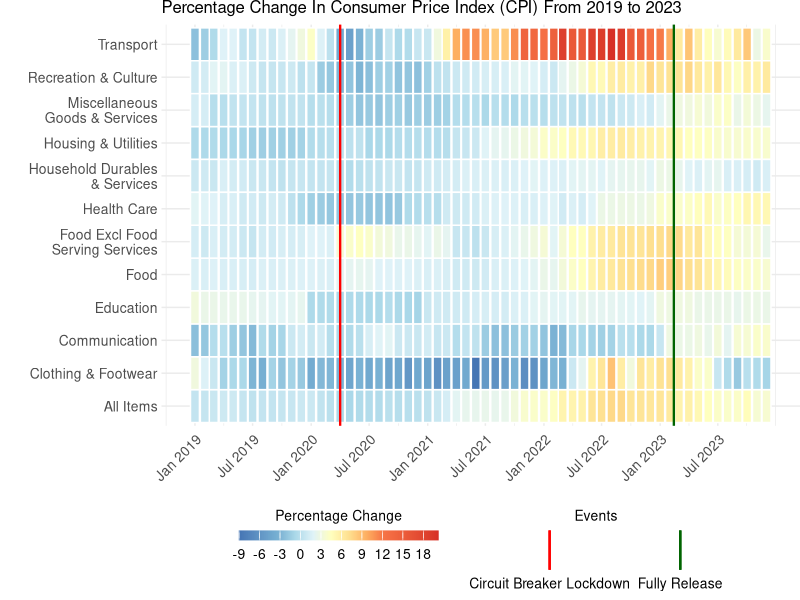
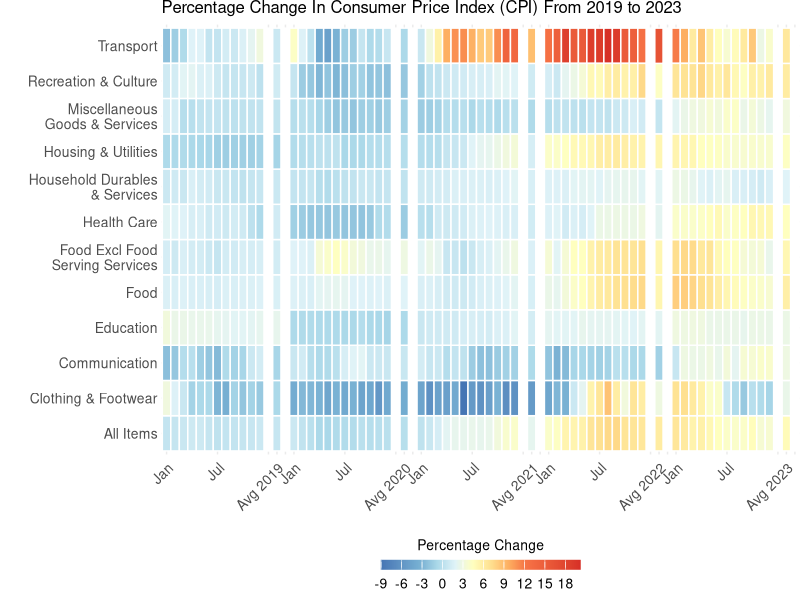
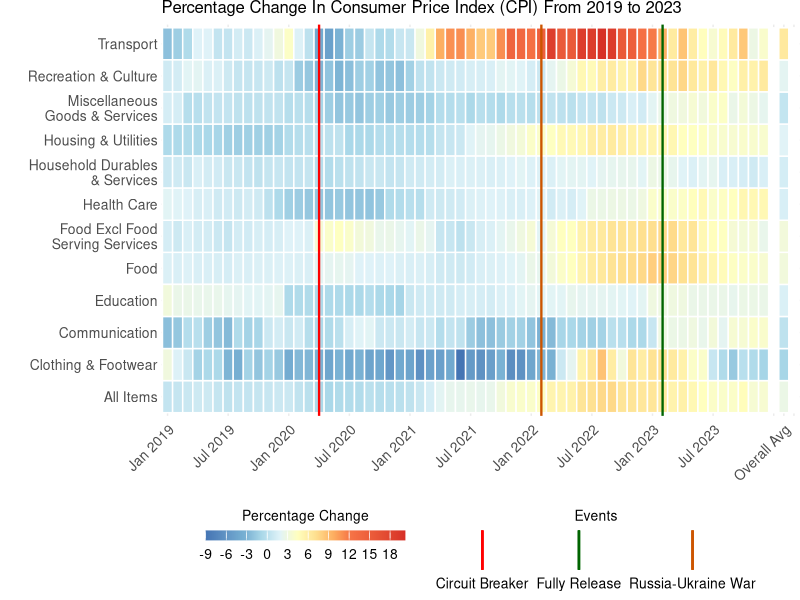

These charts were generated, in order, by the following R code:
## ---- chunk 1
# Load necessary libraries
library(tidyverse)
library(lubridate)
library(ggplot2)
library(RColorBrewer)
## ---- chunk 2
# Load the dataset
dataset <- read_csv("M212911.csv", skip = 10)
dataset <- dataset[1:152,]
## ---- chunk 3
# Convert relevant columns to numeric
dataset <- dataset %>%
  mutate(across(matches("^2019|^2020|^2021|^2022|^2023"), ~ as.numeric(as.character(.))))

month_data <- dataset %>%
  filter(`Data Series` %in% c("Food", "Food Excl Food Serving Services", "Clothing & Footwear", "Housing & Utilities", "Household Durables & Services", "Health Care", "Transport", "Communication", "Recreation & Culture", "Education", "Miscellaneous Goods & Services", "All Items")) %>%
  select(`Data Series`, matches("^2019|^2020|^2021|^2022|^2023"))

## ---- chunk 4
# Pivot longer for heatmap generation
long_data <- month_data %>%
  pivot_longer(cols = matches("^2019|^2020|^2021|^2022|^2023"), 
               names_to = "Year_Month", values_to = "Percent_Change") %>%
  separate(Year_Month, into = c("Year", "Month"), sep = " ") %>%
  mutate(Year = as.integer(Year), 
         Month = match(Month, month.abb),  # Convert month names to numeric
         Date = as.Date(paste(Year, Month, "01", sep = "-"), format = "%Y-%m-%d"))



# Adjust the data series names for better readability
long_data <- long_data %>%
  mutate(`Data Series` = case_when(
    `Data Series` == "Miscellaneous Goods & Services" ~ "Miscellaneous\nGoods & Services",
    `Data Series` == "Household Durables & Services" ~ "Household Durables\n& Services",
    `Data Series` == "Food Excl Food Serving Services" ~ "Food Excl Food\nServing Services",
    TRUE ~ as.character(`Data Series`)
  ))
## ---- chunk 5
print(long_data)

## ---- chunk 6



# Calculate yearly averages and assign them to month 13
yearly_averages <- long_data %>%
  group_by(Year, `Data Series`) %>%
  summarize(Percent_Change = mean(Percent_Change, na.rm = TRUE), .groups = 'drop') %>%
  mutate(Month = 13, Date = as.Date(paste(Year + +1, "01", "01", sep = "-")))  # Use a future date for plotting



# Combine the original data with the yearly averages
combined_data <- bind_rows(long_data, yearly_averages)




# Define custom color scale using RColorBrewer, including color for NA values
color_scale <- scale_fill_gradientn(
  colors = rev(brewer.pal(9, "RdYlBu")),  # Use the RdYlBu palette with 9 colors in reverse order
  values = scales::rescale(c(min(combined_data$Percent_Change, na.rm = TRUE), -3, 0, 3, 6, 9, 12, max(combined_data$Percent_Change, na.rm = TRUE))),  # Define breakpoints dynamically
  limits = c(min(combined_data$Percent_Change, na.rm = TRUE), max(combined_data$Percent_Change, na.rm = TRUE)),  # Dynamic limits
  breaks = seq(floor(min(combined_data$Percent_Change, na.rm = TRUE)), ceiling(max(combined_data$Percent_Change, na.rm = TRUE)), by = 3),  # Adjust breaks dynamically
  labels = as.character(seq(floor(min(combined_data$Percent_Change, na.rm = TRUE)), ceiling(max(combined_data$Percent_Change, na.rm = TRUE)), by = 3)),  # Adjust labels dynamically
  na.value = "white"  # Set color for NA values
  )
## ---- chunk 7

print(combined_data)

## ---- chunk 8
ggplot(long_data, aes(x = Date, y = `Data Series`, fill = Percent_Change)) +
  geom_tile(color = "white", size = 0.5) +  # Add spacing between tiles
  geom_vline(aes(xintercept = as.numeric(as.Date("2020-04-01")), color = "Circuit Breaker Lockdown"), linetype = "solid", size = 0.8, show.legend = TRUE) +  # Circuit breaker lockdown
  geom_vline(aes(xintercept = as.numeric(as.Date("2023-02-13")), color = "Fully Release"), linetype = "solid", size = 0.8, show.legend = TRUE) +  # Fully release
  color_scale +
  scale_x_date(
    breaks = seq.Date(from = min(long_data$Date, na.rm = TRUE), to = max(long_data$Date, na.rm = TRUE), by = "6 months"),
    date_labels = "%b %Y"
  ) +
  scale_color_manual(
    name = "Events",
    values = c("Circuit Breaker Lockdown" = "red", "Fully Release" = "#006400"),
    guide = guide_legend(
      title.position = "top",
      override.aes = list(
        linetype = "solid",
        size = 1,
        color = c("red", "#006400"),
        keyheight = unit(1, "lines"),
        keywidth = unit(1, "lines")
      )
    )
  ) +
  labs(title = "Percentage Change In Consumer Price Index (CPI) From 2019 to 2023",
       x = NULL, y = NULL, fill = "Percentage Change") +
  theme_minimal() +
  theme(axis.text.x = element_text(angle = 45, hjust = 1)) +
  theme(plot.title = element_text(size = 12), 
        axis.text.x = element_text(size = 10), 
        axis.text.y = element_text(size = 10, margin = margin(0, 0, 0, 20)), 
        legend.title = element_text(size = 10),
        legend.text = element_text(size = 10)) +
  theme(plot.margin = unit(c(0, 0, 0, 0), "cm")) +
  theme(legend.position = "bottom",
        legend.box = "horizontal",
        legend.box.just = "top",
        legend.title.align = 0.5,
        legend.text.align = 0.5,
        legend.key.size = unit(1, "cm"),
        legend.key.width = unit(1, "cm")) +
  guides(
    fill = guide_colorbar(title.position = "top", barwidth = 10, barheight = 0.5),
    color = guide_legend(
      title.position = "top",
      label.position = "bottom",
      override.aes = list(
        linetype = "solid",
        size = 1,
        color = c("red", "#006400"),
        keyheight = unit(2, "lines"),
        keywidth = unit(1, "lines")
      )
    )
  )


## ---- chunk 9

# Pivot longer for heatmap generation
long_data <- month_data %>%
  pivot_longer(cols = matches("^2019|^2020|^2021|^2022|^2023"), 
               names_to = "Year_Month", values_to = "Percent_Change") %>%
  separate(Year_Month, into = c("Year", "Month"), sep = " ") %>%
  mutate(Year = as.integer(Year), 
         Month = factor(Month, levels = c(month.abb, "Average")),  # Add "Average" as the 13th month
         Month_Index = as.numeric(factor(Month, levels = c(month.abb, "Average"))),
         Year_Month_Index = paste(Year, sprintf("%02d", Month_Index), sep = "-"))


# Calculate yearly averages and assign them to month 13
yearly_averages <- long_data %>%
  group_by(Year, `Data Series`) %>%
  summarize(Percent_Change = mean(Percent_Change, na.rm = TRUE), .groups = 'drop') %>%
  mutate(Month = "Average", Month_Index = 14, Year_Month_Index = paste(Year, "14", sep = "-"))  # Use month index 13 for "Average"

# Add a small gap between "Average" and the following "January"
gap_data <- yearly_averages %>%
  mutate(Month = "Gap", Month_Index = 15, Year_Month_Index = paste(Year, "15", sep = "-"), Percent_Change = NA)

# Add a small gap between "Average" and the following "January"
gap_data_before_average <- yearly_averages %>%
  mutate(Month = "Gap", Month_Index = 13, Year_Month_Index = paste(Year, "13", sep = "-"), Percent_Change = NA)


# Combine the original data with the yearly averages and the gap
combined_data <- bind_rows(long_data, yearly_averages, gap_data,gap_data_before_average) %>%
  arrange(Year, Month_Index)

# Adjust the data series names for better readability
combined_data <- combined_data %>%
  mutate(`Data Series` = case_when(
    `Data Series` == "Miscellaneous Goods & Services" ~ "Miscellaneous\nGoods & Services",
    `Data Series` == "Household Durables & Services" ~ "Household Durables\n& Services",
    `Data Series` == "Food Excl Food Serving Services" ~ "Food Excl Food\nServing Services",
    TRUE ~ as.character(`Data Series`)
  ))

print(combined_data)

# Generate the x-axis breaks and labels to include January, July, and "Average" for each year
x_breaks <- combined_data %>%
  filter(Month %in% c("Jan", "Jul", "Average", "Gap")) %>%
  mutate(Year_Month_Index = paste(Year, sprintf("%02d", Month_Index), sep = "-")) %>%
  distinct(Year_Month_Index, .keep_all = TRUE) %>%
  arrange(Year, Month_Index) %>%
  pull(Year_Month_Index)

x_labels <- combined_data %>%
  filter(Month %in% c("Jan", "Jul", "Average", "Gap")) %>%
  mutate(Year_Month_Index = paste(Year, sprintf("%02d", Month_Index), sep = "-")) %>%
  distinct(Year_Month_Index, .keep_all = TRUE) %>%
  arrange(Year, Month_Index) %>%
  mutate(Label = case_when(
    Month == "Average" ~ paste("Avg", Year),
    Month == "Gap" ~ "",
    TRUE ~ month.abb[Month_Index]
  )) %>%
  pull(Label)
## ---- chunk 10
# Generate the heatmap including the average row and vertical lines for events
heatmap_with_average <- ggplot(combined_data, aes(x = Year_Month_Index, y = `Data Series`, fill = Percent_Change)) +
  geom_tile(color = "white", size = 0.5) +  # Add spacing between tiles
  scale_x_discrete(breaks = x_breaks, labels = x_labels) +
  color_scale +
  scale_color_manual(
    name = "Events",
    values = c("Circuit Breaker Lockdown" = "red", "Fully Release" = "#006400"),
    guide = guide_legend(
      title.position = "top",
      override.aes = list(
        linetype = "solid",
        size = 1,
        color = c("red", "#006400"),
        keyheight = unit(1, "lines"),
        keywidth = unit(1, "lines")
      )
    )
  ) +
  labs(title = "Percentage Change In Consumer Price Index (CPI) From 2019 to 2023",
       x = NULL, y = NULL, fill = "Percentage Change") +
  theme_minimal() +
  theme(axis.text.x = element_text(angle = 45, hjust = 1)) +
  theme(plot.title = element_text(size = 12), 
        axis.text.x = element_text(size = 10), 
        axis.text.y = element_text(size = 10, margin = margin(0, 0, 0, 20)), 
        legend.title = element_text(size = 10),
        legend.text = element_text(size = 10)) +
  theme(plot.margin = unit(c(0, 0, 0, 0), "cm")) +
  theme(legend.position = "bottom",
        legend.box = "horizontal",
        legend.box.just = "top",
        legend.title.align = 0.5,
        legend.text.align = 0.5,
        legend.key.size = unit(1, "cm"),
        legend.key.width = unit(1, "cm")) +
  guides(
    fill = guide_colorbar(title.position = "top", barwidth = 10, barheight = 0.5),
    color = guide_legend(
      title.position = "top",
      label.position = "bottom",
      override.aes = list(
        linetype = "solid",
        size = 1,
        color = c("red", "#006400"),
        keyheight = unit(2, "lines"),
        keywidth = unit(1, "lines")
      )
    )
  )

# Display the heatmap with the average row and event lines
print(heatmap_with_average)

## ---- chunk 11

# Pivot longer for heatmap generation
long_data <- month_data %>%
  pivot_longer(cols = matches("^2019|^2020|^2021|^2022|^2023"), 
               names_to = "Year_Month", values_to = "Percent_Change") %>%
  separate(Year_Month, into = c("Year", "Month"), sep = " ") %>%
  mutate(Year = as.integer(Year), 
         Month = factor(Month, levels = c(month.abb, "Overall_Avg")),  # Add "Overall_Avg" as the 14th month
         Month_Index = as.numeric(factor(Month, levels = c(month.abb, "Overall_Avg"))),
         Year_Month_Index = paste(Year, sprintf("%02d", Month_Index), sep = "-"))


# Calculate the overall average for each data series from 2019 to 2023
overall_averages <- long_data %>%
  filter(Year >= 2019 & Year <= 2023) %>%
  group_by(`Data Series`) %>%
  summarize(Percent_Change = mean(Percent_Change, na.rm = TRUE), .groups = 'drop') %>%
  mutate(Year = 2023, Month = "Overall_Avg", Month_Index = 14, Year_Month_Index = "2023-14")  # Use month index 14 for "Overall_Avg"


# Add a small gap before and after "Overall_Avg"
gap_data_before_avg <- overall_averages %>%
  mutate(Month = "Gap", Month_Index = 13, Year_Month_Index = "2023-13", Percent_Change = NA)

gap_data_after_avg <- overall_averages %>%
  mutate(Month = "Gap", Month_Index = 15, Year_Month_Index = "2023-15", Percent_Change = NA)

# Combine the original data with the overall averages and the gaps
combined_data <- bind_rows(long_data, overall_averages, gap_data_before_avg, gap_data_after_avg) %>%
  arrange(Year, Month_Index)
## ---- chunk 12
print(combined_data)
## ---- chunk 13
# Adjust the data series names for better readability
combined_data <- combined_data %>%
  mutate(`Data Series` = case_when(
    `Data Series` == "Miscellaneous Goods & Services" ~ "Miscellaneous\nGoods & Services",
    `Data Series` == "Household Durables & Services" ~ "Household Durables\n& Services",
    `Data Series` == "Food Excl Food Serving Services" ~ "Food Excl Food\nServing Services",
    TRUE ~ as.character(`Data Series`)
  ))

# Define custom color scale using RColorBrewer, including color for NA values
color_scale <- scale_fill_gradientn(
  colors = rev(brewer.pal(9, "RdYlBu")),  # Use the RdYlBu palette with 9 colors in reverse order
  values = scales::rescale(c(min(combined_data$Percent_Change, na.rm = TRUE), -3, 0, 3, 6, 9, 12, max(combined_data$Percent_Change, na.rm = TRUE))),  # Define breakpoints dynamically
  limits = c(min(combined_data$Percent_Change, na.rm = TRUE), max(combined_data$Percent_Change, na.rm = TRUE)),  # Dynamic limits
  breaks = seq(floor(min(combined_data$Percent_Change, na.rm = TRUE)), ceiling(max(combined_data$Percent_Change, na.rm = TRUE)), by = 3),  # Adjust breaks dynamically
  labels = as.character(seq(floor(min(combined_data$Percent_Change, na.rm = TRUE)), ceiling(max(combined_data$Percent_Change, na.rm = TRUE)), by = 3)),  # Adjust labels dynamically
  na.value = "white"  # Set color for NA values
)

# Generate the x-axis breaks and labels to include January, July, and "Overall_Avg" for each year
x_breaks <- combined_data %>%
  filter(Month %in% c("Jan", "Jul", "Overall_Avg", "Gap")) %>%
  mutate(Year_Month_Index = paste(Year, sprintf("%02d", Month_Index), sep = "-")) %>%
  distinct(Year_Month_Index, .keep_all = TRUE) %>%
  arrange(Year, Month_Index) %>%
  pull(Year_Month_Index)

x_labels <- combined_data %>%
  filter(Month %in% c("Jan", "Jul", "Overall_Avg", "Gap")) %>%
  mutate(Year_Month_Index = paste(Year, sprintf("%02d", Month_Index), sep = "-")) %>%
  distinct(Year_Month_Index, .keep_all = TRUE) %>%
  arrange(Year, Month_Index) %>%
  mutate(Label = case_when(
    Month == "Overall_Avg" ~ paste("Overall Avg"),
    Month == "Gap" ~ "",
    Month == "Jan" ~ paste("Jan", Year),
    Month == "Jul" ~ paste("Jul", Year),
    TRUE ~ month.abb[Month_Index]
  )) %>%
  pull(Label)

# Debug print statements
print(x_breaks)
print(x_labels)
## ---- chunk 14
# Generate the heatmap including the average row and vertical lines for events
heatmap_with_average <- ggplot(combined_data, aes(x = Year_Month_Index, y = `Data Series`, fill = Percent_Change)) +
  geom_tile(color = "white", size = 0.5) +  # Add spacing between tiles
   geom_vline(aes(xintercept = "2020-04", color = "Circuit Breaker"), linetype = "solid", size = 0.8, show.legend = TRUE) +  # Circuit breaker lockdown
  geom_vline(aes(xintercept = "2022-02", color = "Russia-Ukraine War"), linetype = "solid", size = 0.8, show.legend = TRUE) +  # Russia-Ukraine War
  geom_vline(aes(xintercept = "2023-02", color = "Fully Release"), linetype = "solid", size = 0.8, show.legend = TRUE) +  # Fully release
  scale_x_discrete(breaks = x_breaks, labels = x_labels) +
  color_scale +
  scale_color_manual(
    name = "Events",
    values = c("Circuit Breaker" = "red", "Fully Release" = "#006400", "Russia-Ukraine War" = "#CC5500"),
    guide = guide_legend(
      title.position = "top",
      override.aes = list(
        linetype = "solid",
        size = 1,
        color = c("red", "#006400", "#CC5500"),
        keyheight = unit(1, "lines"),
        keywidth = unit(1, "lines")
      )
    )
  ) +
  labs(title = "Percentage Change In Consumer Price Index (CPI) From 2019 to 2023",
       x = NULL, y = NULL, fill = "Percentage Change") +
  theme_minimal() +
  theme(axis.text.x = element_text(angle = 45, hjust = 1)) +
  theme(plot.title = element_text(size = 12), 
        axis.text.x = element_text(size = 10), 
        axis.text.y = element_text(size = 10, margin = margin(0, 0, 0, 20)), 
        legend.title = element_text(size = 10),
        legend.text = element_text(size = 10)) +
  theme(plot.margin = unit(c(0, 0, 0, 0), "cm")) +
  theme(legend.position = "bottom",
        legend.box = "horizontal",
        legend.box.just = "top",
        legend.title.align = 0.5,
        legend.text.align = 0.5,
        legend.key.size = unit(1, "cm"),
        legend.key.width = unit(1, "cm")) +
  guides(
    fill = guide_colorbar(title.position = "top", barwidth = 10, barheight = 0.5),
    color = guide_legend(
      title.position = "top",
      label.position = "bottom",
      override.aes = list(
        linetype = "solid",
        size = 1,
        color = c("red", "#006400", "#CC5500"),
        keyheight = unit(2, "lines"),
        keywidth = unit(1, "lines")
      )
    )
  )

# Display the heatmap with the average row and event lines
print(heatmap_with_average)
